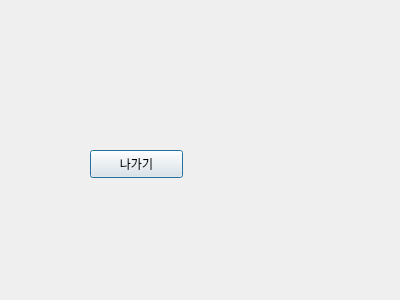
<?xml version="1.0" encoding="UTF-8"?>
<ui version="4.0">
 <class>Dialog</class>
 <widget class="QDialog" name="Dialog">
  <property name="geometry">
   <rect>
    <x>0</x>
    <y>0</y>
    <width>400</width>
    <height>300</height>
   </rect>
  </property>
  <property name="windowTitle">
   <string>Dialog</string>
  </property>
  <widget class="QPushButton" name="btn1">
   <property name="geometry">
    <rect>
     <x>90</x>
     <y>150</y>
     <width>93</width>
     <height>28</height>
    </rect>
   </property>
   <property name="text">
    <string>나가기</string>
   </property>
  </widget>
 </widget>
 <resources/>
 <connections/>
</ui>
